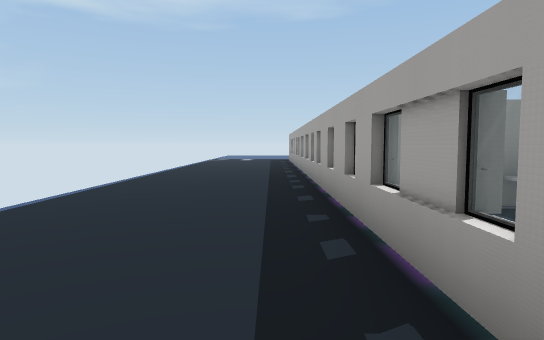
View 1 (above)

19 first-person views from a walk through a scene from a Unity 3-D project. The camera is 1.5 m above the floor, tilts 4° down and sees 75° across. The floor is counted in squares, 2 m on a side. Each view is taken from the middle of a square. On the plan, view 1 faces up. The plan holds only what a view shows up to about 11 squares ahead; the rest is blank. The place goes on beyond the plan. The player is left out. Door leaves are left out, so doorways stand open. Some surface patterns are stand-ins.

View 2
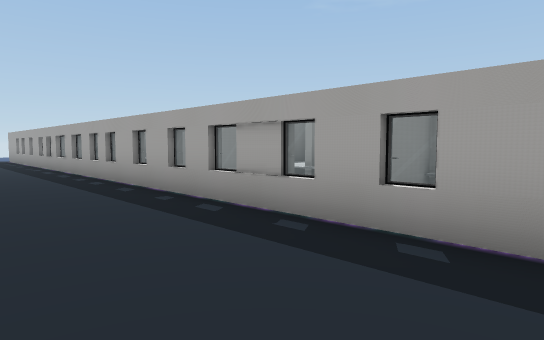

View 3
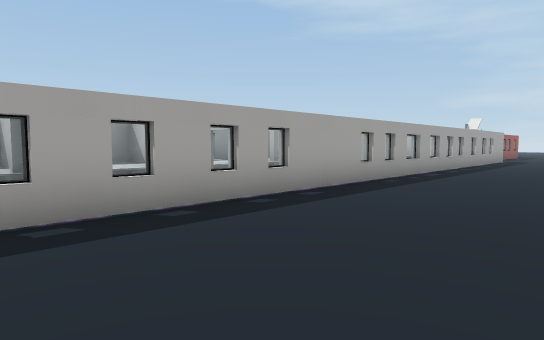

View 4
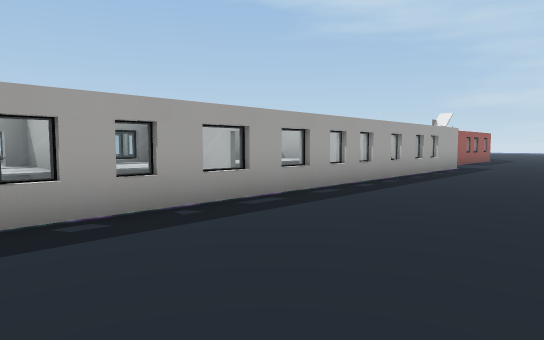

View 5
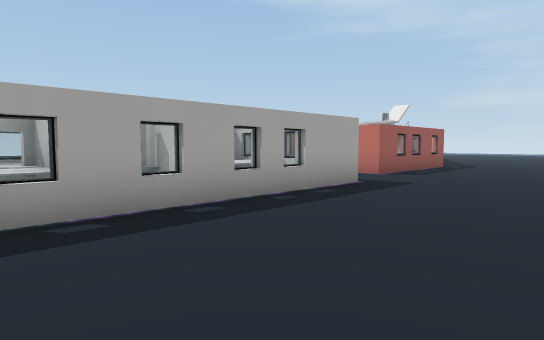

View 6
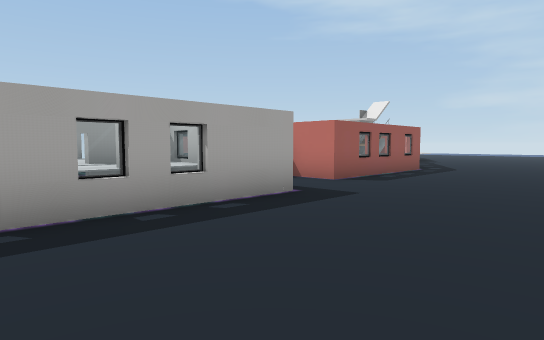

View 7
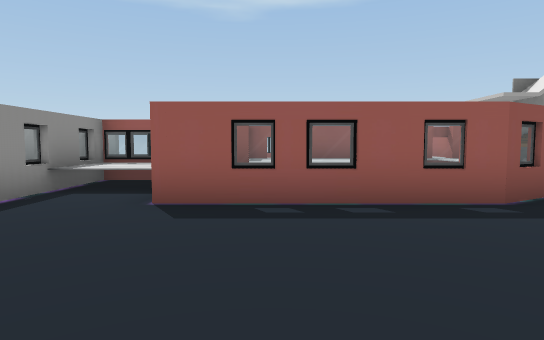

View 8
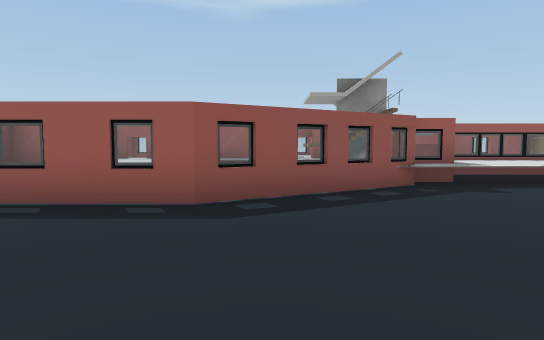

View 9
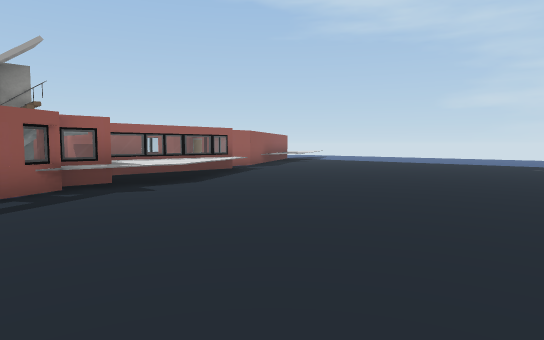

View 10
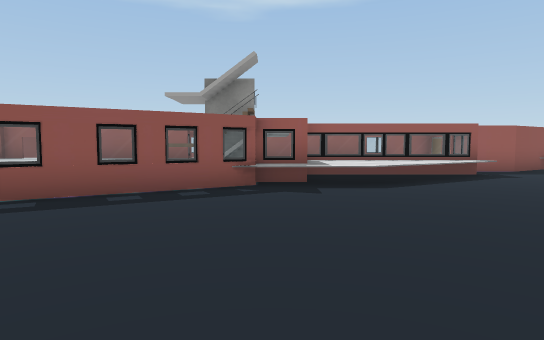

View 11
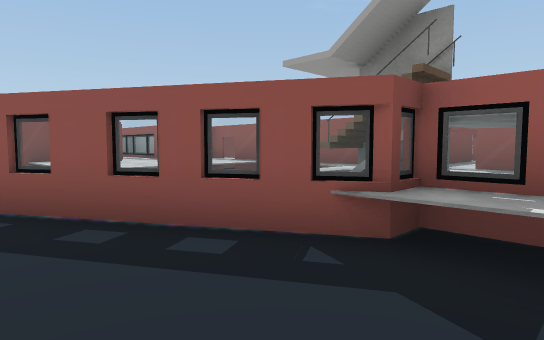

View 12
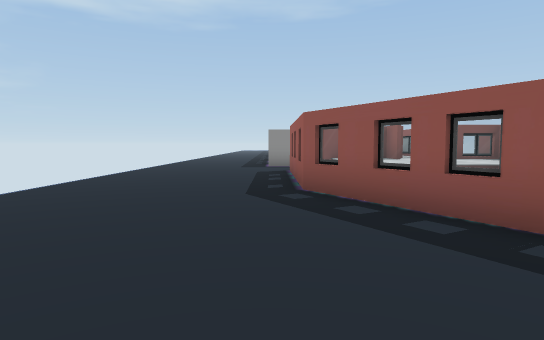

View 13
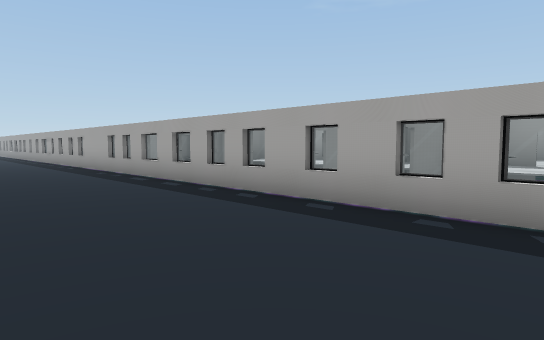

View 14
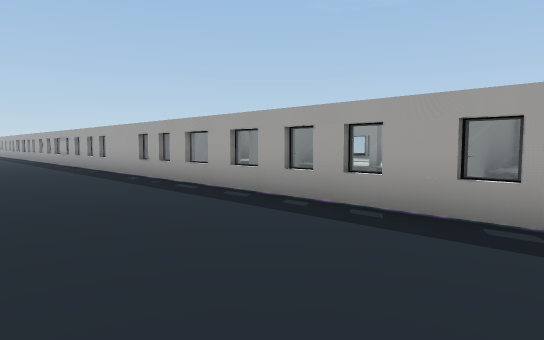

View 15
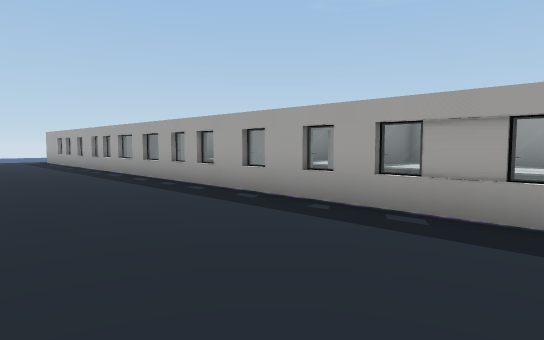

View 16
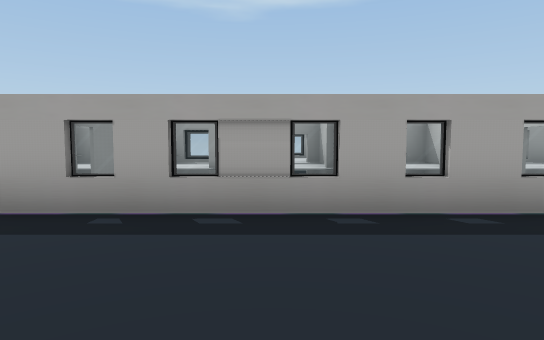

View 17
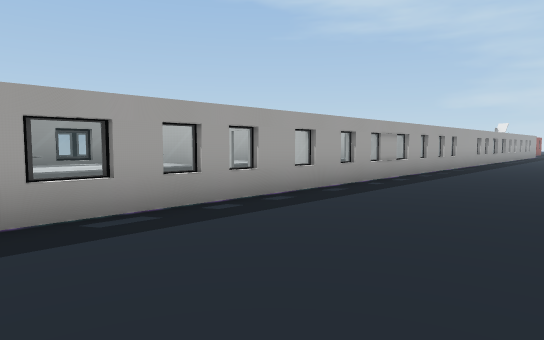

View 18
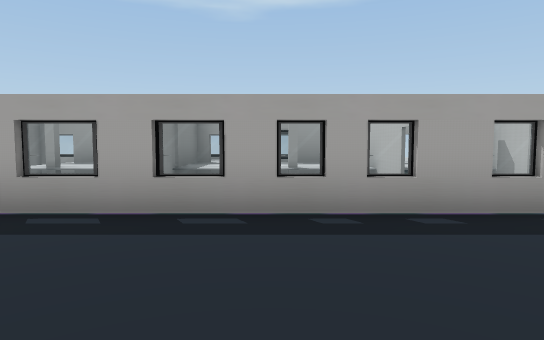

View 19
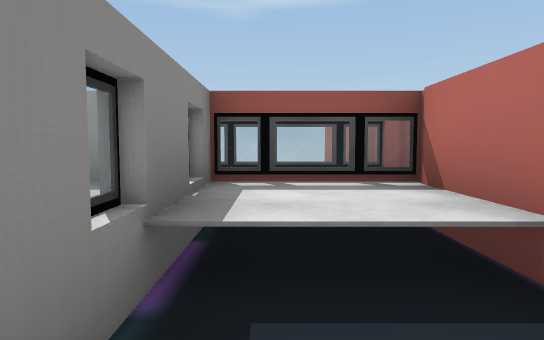

### Floor plan
Key: @ floor where view 1 was taken; # wall or solid block; . main floor; : floor 0.75 m higher than the main floor; D open door; ^ raised ledge; v drop or lower ground; O other object.
Columns run from 3 left of view 1 to 10 right of it. Each row starts with its distance up from view 1.
 11 ....O ^
 10 ....O##^
  9 ....O ::O
  8 ....O #:O
  7 ....O ::D#
  6 ....DD##D
  5 ....O.:::
  4 ....OD##
  3 ....O :#
  2 ....O :#:
  1 ....O###D
  0 ...@O.:#
 -1 ....OD##
 -2 ....O :
 -3  ...# #:
 -4 ....#  #
 -5 ....O###D#
 -6 ....O :
 -7 ....O ::O
 -8 ....OD####
 -9 ....O ::D
-10 ....O #:
-11 ....OD::D#
-12 ....OD##D#
-13 ....OD###  #
-14 ....O ##D::#
-15 ....# ::#::#
-16 ....#####O
-17  .....^^#O
-18 .....#^^#O
-19 .....#########
-20 .....O::: D
-21 .....O :::#
-22 .....O vvv#
-23 .....O   v#
-24 .....#   v#
-25 ......O ^^DD#D
-26 ......OO#  D:
-27 .......O^^#
-28 .......^^O#
-29 .......^^O#
-30  ......^^OD
-31  .......^Ovv

Where each view was taken, in squares from view 1:
view 1: 0 up, 0 right, facing up
view 2: 1 down, 2 left, facing up-right
view 3: 2 up, 3 left, facing down-right
view 4: 4 down, 3 left, facing down-right
view 5: 10 down, 3 left, facing down-right
view 6: 12 down, 3 left, facing down-right
view 7: 20 down, 3 left, facing right
view 8: 24 down, 3 left, facing right
view 9: 25 down, 3 left, facing down-right
view 10: 27 down, 3 left, facing right
view 11: 28 down, 1 right, facing up-right
view 12: 29 down, 1 right, facing up
view 13: 15 down, 3 left, facing up-right
view 14: 13 down, 3 left, facing up-right
view 15: 1 up, 3 left, facing up-right
view 16: 2 up, 3 left, facing right
view 17: 10 up, 3 left, facing down-right
view 18: 8 up, 3 left, facing right
view 19: 17 down, 1 right, facing right
